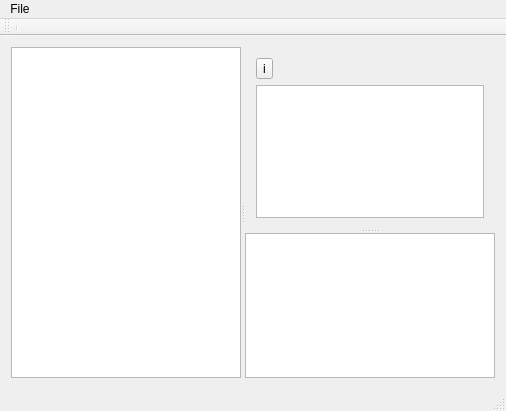
<?xml version="1.0" encoding="UTF-8"?>
<ui version="4.0">
 <class>MainWindow</class>
 <widget class="QMainWindow" name="MainWindow">
  <property name="geometry">
   <rect>
    <x>0</x>
    <y>0</y>
    <width>506</width>
    <height>411</height>
   </rect>
  </property>
  <property name="windowTitle">
   <string>MainWindow</string>
  </property>
  <widget class="QWidget" name="centralWidget">
   <layout class="QGridLayout" name="gridLayout_2">
    <item row="0" column="0">
     <widget class="QSplitter" name="splitter_3">
      <property name="orientation">
       <enum>Qt::Horizontal</enum>
      </property>
      <widget class="QGraphicsView" name="graphicsView"/>
      <widget class="QSplitter" name="splitter_2">
       <property name="orientation">
        <enum>Qt::Horizontal</enum>
       </property>
       <widget class="QSplitter" name="splitter">
        <property name="orientation">
         <enum>Qt::Vertical</enum>
        </property>
        <widget class="QWidget" name="layoutWidget">
         <layout class="QGridLayout" name="gridLayout">
          <item row="0" column="0">
           <widget class="QToolButton" name="toolCreateItem">
            <property name="text">
             <string>i</string>
            </property>
            <property name="checkable">
             <bool>true</bool>
            </property>
           </widget>
          </item>
          <item row="0" column="1">
           <spacer name="horizontalSpacer">
            <property name="orientation">
             <enum>Qt::Horizontal</enum>
            </property>
            <property name="sizeHint" stdset="0">
             <size>
              <width>40</width>
              <height>20</height>
             </size>
            </property>
           </spacer>
          </item>
          <item row="1" column="0" colspan="2">
           <widget class="QuestTree" name="treeView"/>
          </item>
         </layout>
        </widget>
        <widget class="PropertyWidget" name="tableWidget"/>
       </widget>
      </widget>
     </widget>
    </item>
   </layout>
  </widget>
  <widget class="QToolBar" name="mainToolBar">
   <attribute name="toolBarArea">
    <enum>TopToolBarArea</enum>
   </attribute>
   <attribute name="toolBarBreak">
    <bool>false</bool>
   </attribute>
   <addaction name="separator"/>
  </widget>
  <widget class="QStatusBar" name="statusBar"/>
  <widget class="QMenuBar" name="menuBar">
   <property name="geometry">
    <rect>
     <x>0</x>
     <y>0</y>
     <width>506</width>
     <height>23</height>
    </rect>
   </property>
   <widget class="QMenu" name="menuFile">
    <property name="title">
     <string>File</string>
    </property>
    <addaction name="actionCreate_episode"/>
    <addaction name="actionClose_episode"/>
    <addaction name="separator"/>
    <addaction name="actionOpen"/>
    <addaction name="actionPublish"/>
    <addaction name="separator"/>
    <addaction name="actionExit"/>
   </widget>
   <addaction name="menuFile"/>
  </widget>
  <action name="actionOpen">
   <property name="text">
    <string>Open...</string>
   </property>
  </action>
  <action name="actionCreate_item">
   <property name="text">
    <string>Create item</string>
   </property>
  </action>
  <action name="actionCreate">
   <property name="text">
    <string>Create</string>
   </property>
  </action>
  <action name="actionCreate_episode">
   <property name="text">
    <string>Create episode</string>
   </property>
  </action>
  <action name="actionClose_episode">
   <property name="text">
    <string>Close episode</string>
   </property>
  </action>
  <action name="actionExit">
   <property name="text">
    <string>Exit</string>
   </property>
  </action>
  <action name="actionPublish">
   <property name="text">
    <string>Publish...</string>
   </property>
  </action>
 </widget>
 <layoutdefault spacing="6" margin="11"/>
 <customwidgets>
  <customwidget>
   <class>PropertyWidget</class>
   <extends>QTableWidget</extends>
   <header>propertywidget.h</header>
  </customwidget>
  <customwidget>
   <class>QuestTree</class>
   <extends>QTreeView</extends>
   <header>questtree.h</header>
  </customwidget>
 </customwidgets>
 <resources/>
 <connections/>
</ui>
